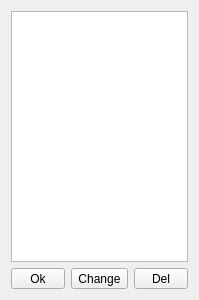
<?xml version="1.0" encoding="UTF-8"?>
<ui version="4.0">
 <class>dlgList</class>
 <widget class="QDialog" name="dlgList">
  <property name="geometry">
   <rect>
    <x>0</x>
    <y>0</y>
    <width>199</width>
    <height>300</height>
   </rect>
  </property>
  <property name="windowTitle">
   <string>Dialog</string>
  </property>
  <layout class="QGridLayout" name="gridLayout">
   <item row="0" column="0">
    <widget class="QListWidget" name="listWidget"/>
   </item>
   <item row="1" column="0">
    <layout class="QHBoxLayout" name="horizontalLayout">
     <item>
      <widget class="QToolButton" name="btnBack">
       <property name="sizePolicy">
        <sizepolicy hsizetype="Preferred" vsizetype="Fixed">
         <horstretch>0</horstretch>
         <verstretch>0</verstretch>
        </sizepolicy>
       </property>
       <property name="text">
        <string>Ok</string>
       </property>
      </widget>
     </item>
     <item>
      <widget class="QToolButton" name="btnChange">
       <property name="sizePolicy">
        <sizepolicy hsizetype="Preferred" vsizetype="Fixed">
         <horstretch>0</horstretch>
         <verstretch>0</verstretch>
        </sizepolicy>
       </property>
       <property name="text">
        <string>Change</string>
       </property>
      </widget>
     </item>
     <item>
      <widget class="QToolButton" name="btnClear">
       <property name="sizePolicy">
        <sizepolicy hsizetype="Preferred" vsizetype="Fixed">
         <horstretch>0</horstretch>
         <verstretch>0</verstretch>
        </sizepolicy>
       </property>
       <property name="text">
        <string>Del</string>
       </property>
      </widget>
     </item>
    </layout>
   </item>
  </layout>
 </widget>
 <resources/>
 <connections/>
</ui>
